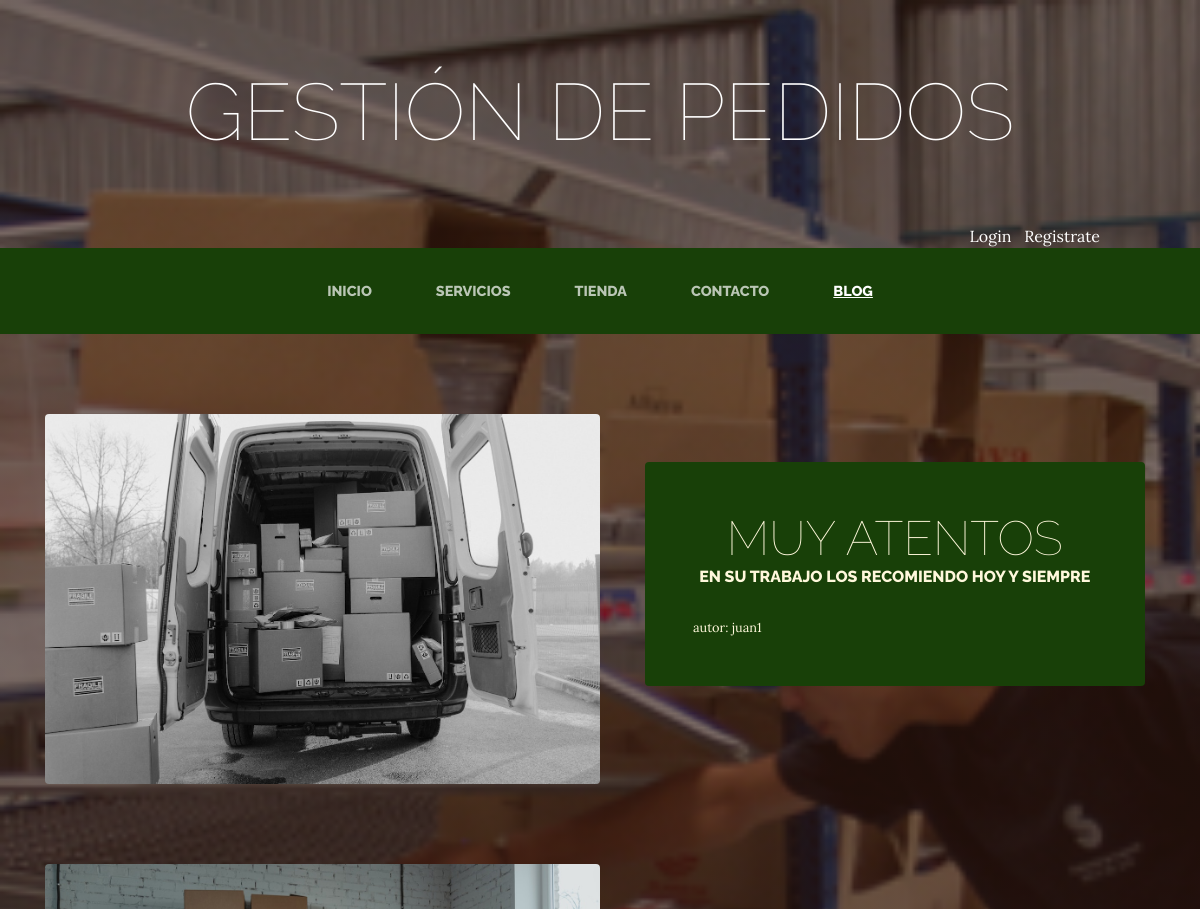
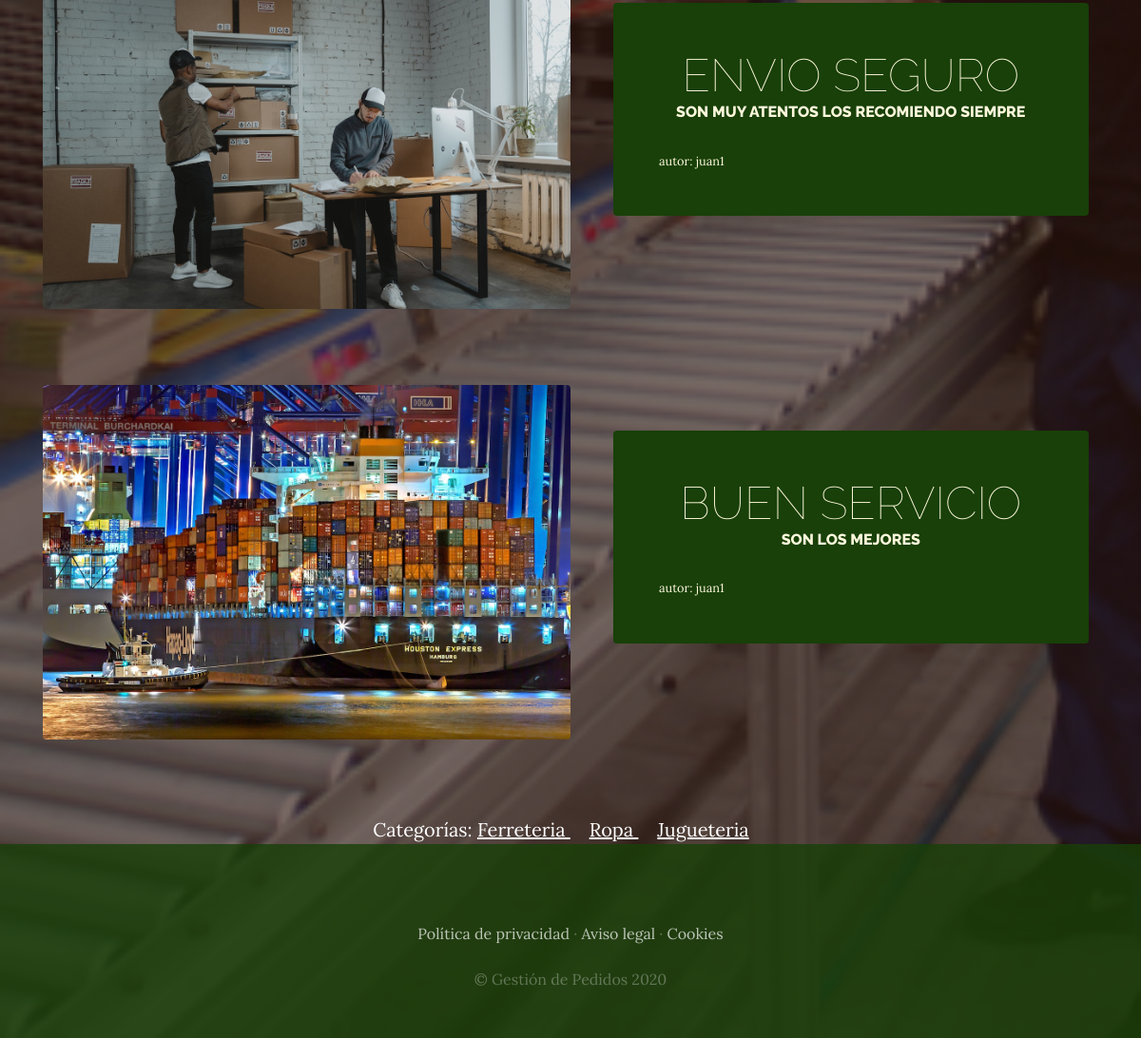
Screenshot of /blog/ with the database file from the repository (2 pictures, top to bottom).
### blog/models.py (models this page shows, shortened)
class Post(models.Model):
    titulo = models.CharField(max_length=50)
    contenido = models.CharField(max_length=50)
    imagen = models.ImageField(upload_to='blog', max_length=1024)
    autor = models.ForeignKey(User, on_delete=models.CASCADE)
    categorias = models.ManyToManyField(Categoria)
    created = models.DateTimeField(auto_now_add=True)
    updated = models.DateTimeField(auto_now=True)
    class Meta:
        verbose_name = 'post'
        verbose_name_plural = 'posts'

class Categoria(models.Model):
    nombre = models.CharField(max_length=50, unique=True)
    created = models.DateTimeField(auto_now_add=True)
    updated = models.DateTimeField(auto_now=True)
    class Meta:
        verbose_name = 'categoría'
        verbose_name_plural = 'categorías'

### blog/views.py (the view)
# urls.py: path('',views.blog, name="blog"),
def blog(request):
    categorias = Categoria.objects.all()
    subquery = Post.objects.values('categorias').annotate(max_created=Max('created'))
    posts = Post.objects.filter(
        categorias__in=subquery.values('categorias'),
        created__in=subquery.values('max_created')
    ).order_by('-created')
    return render(request, 'blog/blog.html', {'posts': posts, 'categorias': categorias})

### carro/context_processor.py (called while the page is built)
def importe_total_carro(request):
    total=0
    if request.user.is_authenticated:
        if 'carro' in request.session:
            for key, value in request.session["carro"].items():
                total=total+float(value["precio"])
        else:
            total = "carro vacio"
    else:
        total="Debes hacer login"
    return {"importe_total_carro":total}

### blog/templates/blog/blog.html (shortened to what this page needs)
{% extends "proyectowebapp/base.html" %}
{% load static %}
{% block content %}
{% for post in posts %}
<section class="page-section clearfix">
    <div class="container">
        <div class="intro">
            <img class="intro-img img-fluid mb-3 mb-lg-0 rounded" src="{{ post.imagen.url }}" alt=""
                style="width: 50%;">
            {% if post.autor == request.user %}
            <div class="intro-text left-0 text-center bg-faded p-5 rounded">
                <h2 class="section-heading mb-4">
                    <span class="section-heading-lower">{{ post.titulo }}</span>
                    <span class="section-heading-upper">{{ post.contenido }}</span>
                </h2>
                <div style="text-align: left; font-size: 0.8em;">
                    autor: {{ post.autor }}
                </div>
                <form action="{% url 'edit_post' post.id %}" method="POST" class="form-edit">
                    {% csrf_token %}
                    <button class="btn btn-success">
                        Editar
                    </button>
                </form>
                <form action="{% url 'delete_post' post.id %}" method="POST" class="form-delete">
                    {% csrf_token %}
                    <button class="btn btn-danger">
                        Borrar
                    </button>
                </form>
            </div>
            {% else %}
            <div class="intro-text left-0 text-center bg-faded p-5 rounded">
                <h2 class="section-heading mb-4">
                    <span class="section-heading-lower">{{ post.titulo }}</span>
                    <span class="section-heading-upper">{{ post.contenido }}</span>
                </h2>
                <div style="text-align: left; font-size: 0.8em;">
                    autor: {{ post.autor }}
                </div>
            </div>
            {% endif %}
        </div>
    </div>
</section>
{% endfor %}
<section>
    <div style="width: 75%; margin: auto; text-align: center; color: white; font-size: 20px;">
        Categorías:
        {% for categoria in categorias %}
        <a href="{% url 'categoria' categoria.id %}" class="linkscategorias">
            {{ categoria.nombre }}
        </a>
        {% endfor %}
    </div>
</section>
{% endblock %}

### proyectowebapp/templates/proyectowebapp/base.html (shortened to what this page needs)
<html>
<head>
    {% load static %}
    <link href="{% static 'proyectowebapp/vendor/bootstrap/css/bootstrap.min.css' %}" rel="stylesheet">
    <link href="{% static 'proyectowebapp/css/gestion.css' %}" rel="stylesheet">
</head>
<body>
    <h1 class="site-heading text-center text-white d-none d-lg-block">
      <span class="site-heading-lower">Gestión de Pedidos</span>
    </h1>
      <div style="text-align: right; margin-right: 100px; color: white;">
        {% if user.is_authenticated %}
        Hola {{user.username}} &nbsp;&nbsp;<a href="{% url 'cerrar_sesion' %}" style="color:white;">Cerrar sesion</a>
        <!--
          esta informacion saldra si no estoy logeado
         -->
        {% else %}
        <a href="{% url 'logear' %}" style="color:white;">Login</a> &nbsp;&nbsp;<a href="{% url 'autenticacion' %}" style="color:white;">Registrate</a>
        {% endif %}
      </div>
 <nav class="navbar navbar-expand-lg navbar-dark py-lg-4" id="mainNav">
    <div class="container">
      <div class="collapse navbar-collapse" id="navbarResponsive">
        <ul class="navbar-nav mx-auto">
          <li class="nav-item {% if request.path == '/' %}active{% endif %} px-lg-4">
            <a class="nav-link text-uppercase text-expanded" href="{% url 'home' %}">Inicio</a>
          </li>
          <li class="nav-item {% if request.path|slice:':11' == '/servicios/' %}active{% endif %} px-lg-4">
            <a class="nav-link text-uppercase text-expanded" href="{% url 'servicios' %}">Servicios</a>
          </li>
          <li class="nav-item {% if request.path|slice:':8' == '/tienda/' %}active{% endif %} px-lg-4">
            <a class="nav-link text-uppercase text-expanded" href="{% url 'tienda' %}">Tienda</a>
          </li>
          <li class="nav-item {% if request.path|slice:':10' == '/contacto/' %}active{% endif %} px-lg-4">
            <a class="nav-link text-uppercase text-expanded" href="{% url 'contacto' %}">Contacto</a>
          </li>
          <li class="nav-item {% if request.path|slice:':6' == '/blog/' %}active{% endif %} px-lg-4">
            <a class="nav-link text-uppercase text-expanded" href="{% url 'blog' %}">Blog</a>
          </li>
        </ul>
      </div>
    </div>
  </nav>
  {% block content %}
  {% endblock %}
    <footer class="footer text-faded text-center py-5">
      <div class="container">
        <p class="m-0 mbt">
          <a href="{% url 'politica' %}" class="link">Política de privacidad</a> ·
          <a href="{% url 'aviso' %}" class="link">Aviso legal</a> ·
          <a href="{% url 'cookies' %}" class="link">Cookies</a>
    </p>
        <p class="m-0 mbt1">&copy; Gestión de Pedidos 2020</p>
      </div>
	</footer>
</body>
</html>

### proyectowebapp/static/proyectowebapp/css/gestion.css (style rules this page uses)
body { font-family: 'Lora'; background: linear-gradient(rgba(47, 23, 15, 0.65), rgba(47, 23, 15, 0.65)), url("../img/bg_main.jpg"); background-attachment: fixed; background-position: center; background-size: cover; }
h1, h2, h3, h4, h5, h6 { font-family: 'Raleway'; }
p { line-height: 1.75; }
.text-faded { color: rgba(255, 255, 255, 0.3); }
.site-heading { margin-top: 5rem; margin-bottom: 5rem; text-transform: uppercase; line-height: 1; font-family: 'Raleway'; }
.site-heading .site-heading-lower { font-size: 5rem; font-weight: 100; line-height: 4rem; }
.page-section { margin-top: 5rem; margin-bottom: 5rem; }
.section-heading { text-transform: uppercase; }
.section-heading .section-heading-upper { display: block; font-size: 1rem; font-weight: 800; padding-bottom:.5rem; }
.section-heading .section-heading-lower { display: block; font-size: 3rem; font-weight: 100; }
.bg-faded { background-color: rgba(255, 255, 255, 0.85); }
#mainNav { background-color: rgba(24, 64, 8); font-family: 'Raleway'; }
#mainNav .navbar-nav .nav-item .nav-link { color: rgba(255, 255, 255, 0.7); font-weight: 800; }
#mainNav .navbar-nav .nav-item.active .nav-link { color: #ffffff; text-decoration: underline; }
@media (min-width: 992px) { #mainNav .navbar-nav .nav-item .nav-link { font-size: 0.9rem; } }
.intro { position: relative; }
@media (min-width: 992px) { .intro .intro-img { width: 75%; float: left; } }
@media (min-width: 992px) { .intro .intro-text { left: 600; width: 60%; margin-top: 3rem; background-color: rgba(24, 64, 8); color: cornsilk; position: absolute; } }
@media (min-width: 1200px) { .intro .intro-text { width: 45%; } }
.footer { background-color: rgba(24, 64, 8, 0.8); }
.mbt { padding-top: 2rem; }
.mbt1 { padding-top: 1.25rem; }
a.link { color: rgba(255, 255, 255, 0.7); }
.linkscategorias { color:white; text-decoration: underline; font-size: 20px; margin-right: 20px; }
html { scrollbar-width: thin; scrollbar-color: #38703d #4d9559; }

### rows the page displays
Post: imagen (picture), titulo "MUY ATENTOS", contenido "EN SU TRABAJO LOS RECOMIENDO HOY Y SIEMPRE", autor "juan1"
Post: imagen (picture), titulo "ENVIO SEGURO", contenido "SON MUY ATENTOS LOS RECOMIENDO SIEMPRE", autor "juan1"
Post: imagen (picture), titulo "BUEN SERVICIO", contenido "SON LOS MEJORES", autor "juan1"
Categoria: nombre "Ferreteria"
Categoria: nombre "Ropa"
Categoria: nombre "Jugueteria"
